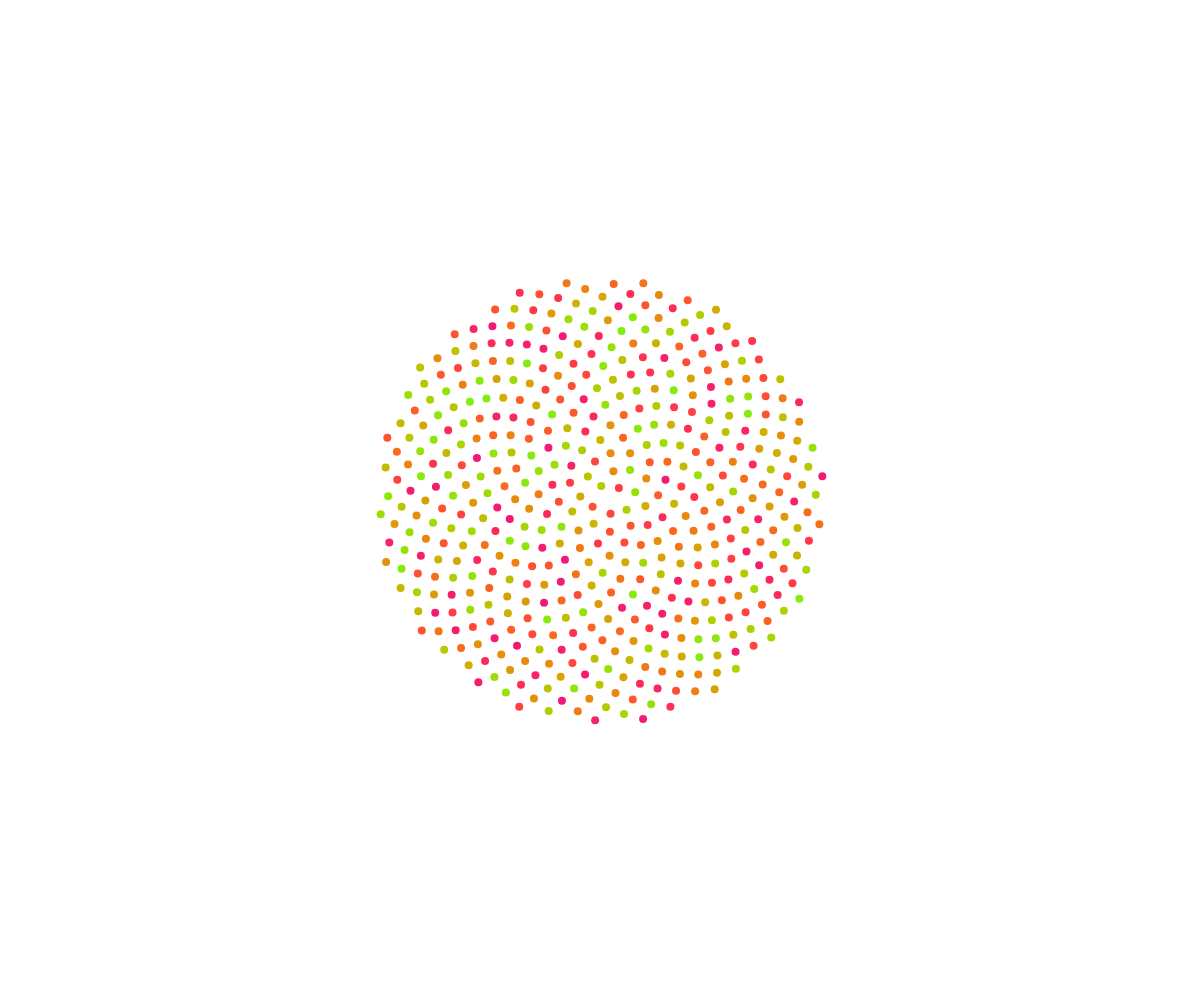
Frame 1 (no input)
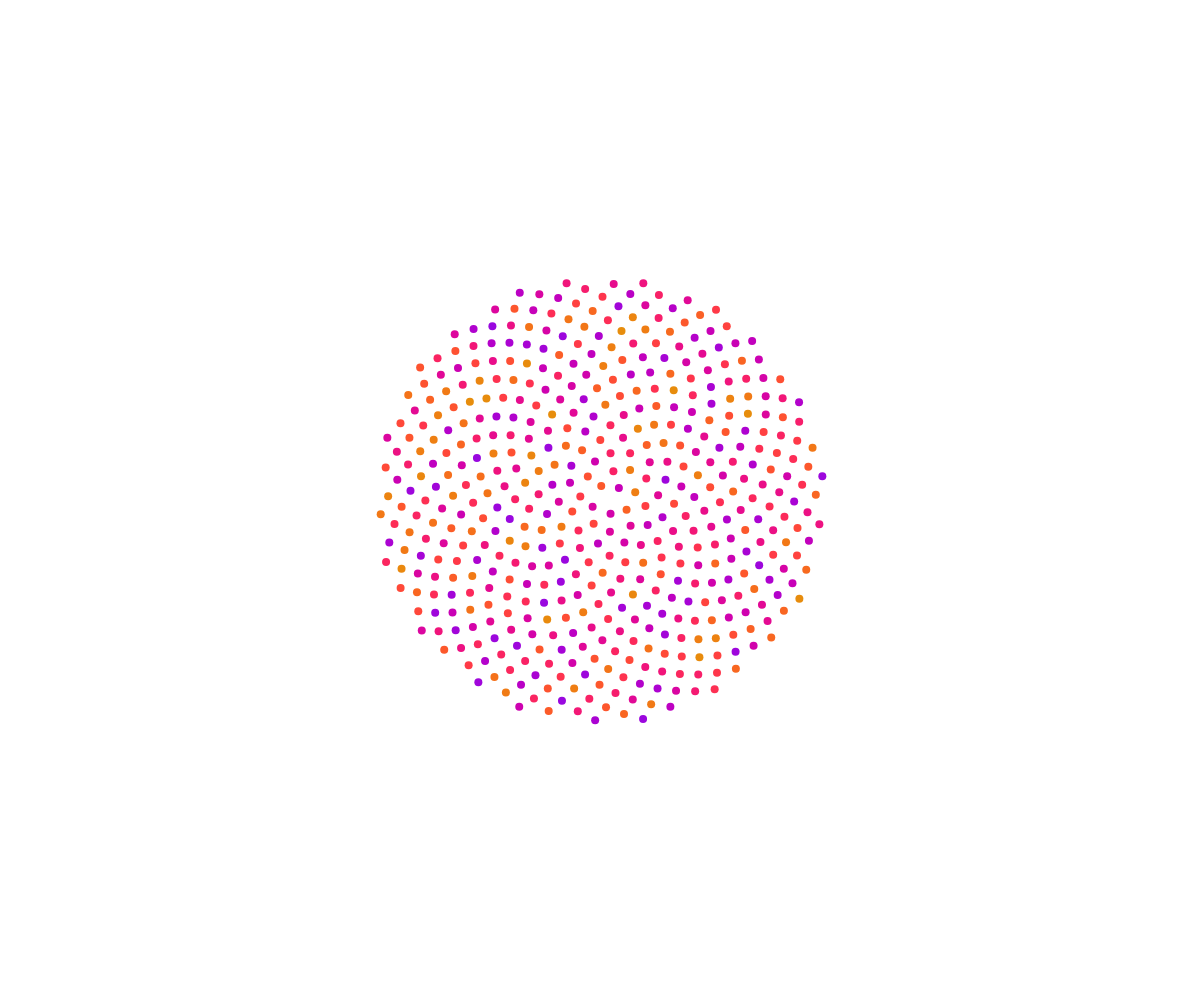
Frame 60 (no input)
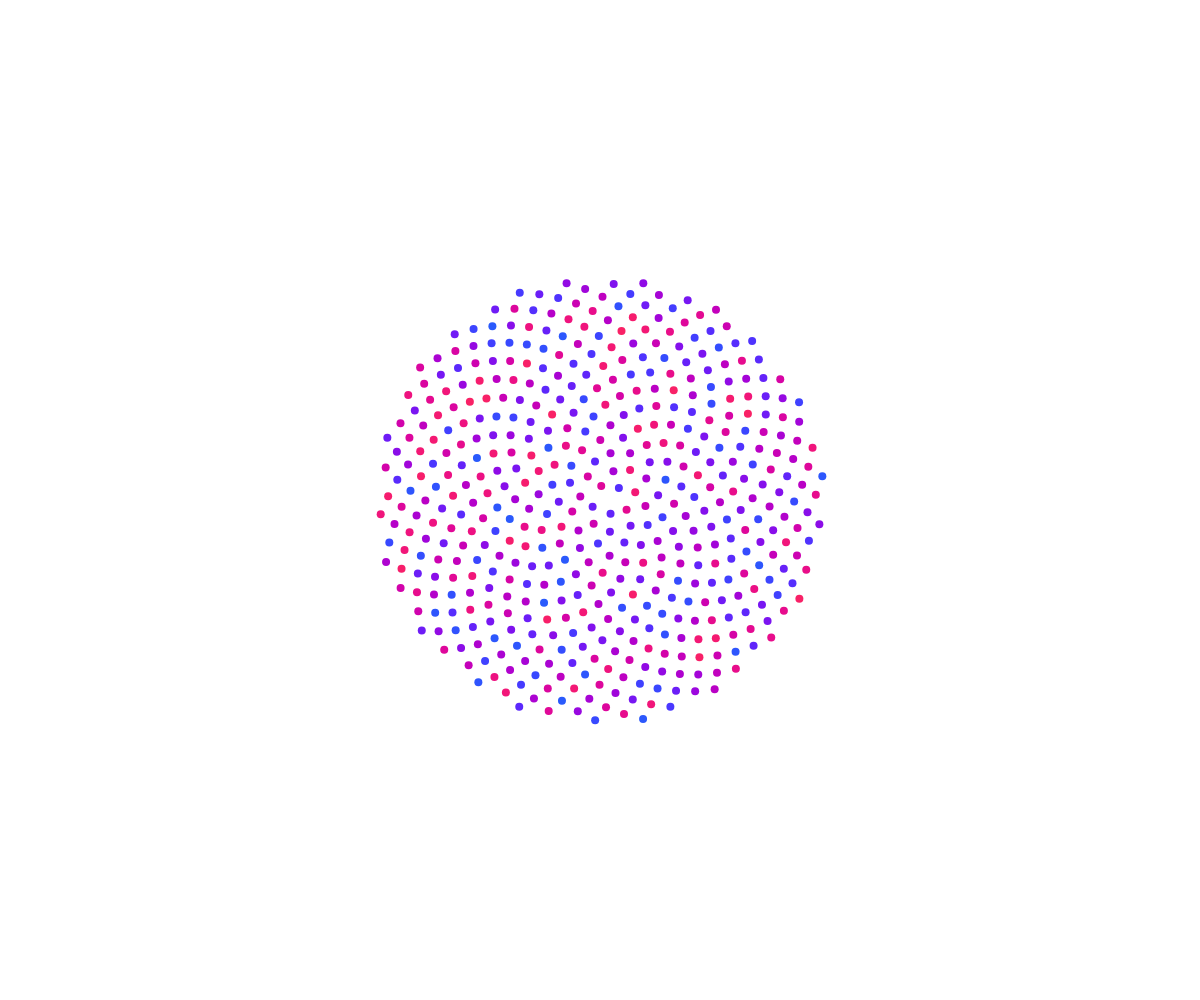
Frame 120 (the mouse pressed at the canvas centre since frame 60)

The p5.js sketch that drew these frames (run headless with seeded random() and noise() and a simulated clock; from frame 60 on, the mouse is pressed at the canvas centre):

// p5.js sketch
// ── sketch.js
class Dot {
  constructor(x, y, phase, frames) {
    this.position = createVector(x, y);
    this.phase = phase;
    this.frequency = TWO_PI / frames;
    this.color = 0;
  }

  show() {
    noStroke();
    fill(this.color);
    ellipse(this.position.x, this.position.y, 8);
  }

  update() {
    const shift = 128;
    const amp = 127;
    const colors = [];
    let r, g, b;
    r = sin(this.frequency * frameCount + 0 + this.phase) * amp + shift;
    g =
      sin(this.frequency * frameCount + (2 * PI) / 3 + this.phase) * amp +
      shift;
    b =
      sin(this.frequency * frameCount + (4 * PI) / 3 + this.phase) * amp +
      shift;
    this.color = color(r, g, b);
  }
}

let dots = [];

function setup() {
  let cnv = createCanvas(windowWidth, windowHeight);
  cnv.style('display', 'block');
  // create all dots
  const ratio = (sqrt(5) + 1) / 2;
  const golden = TWO_PI / (ratio * ratio);
  const c = 10;
  for (let n = 1; n <= 500; n++) {
    const phi = n * golden;
    const r = c * sqrt(n);
    const x = r * cos(phi);
    const y = r * sin(phi);
    dots.push(new Dot(x, y, random(0, 2), 400));
  }
}

function draw() {
  background(255);
  // draw the pattern
  translate(width / 2, height / 2);
  for (let i = 0; i < dots.length; i++) {
    const dot = dots[i];
    dot.update();
    dot.show();
  }
}
